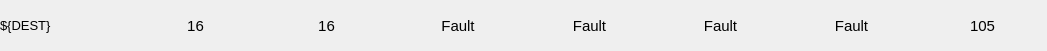
<?xml version="1.0" encoding="UTF-8"?>
<ui version="4.0">
 <class>Form</class>
 <widget class="QWidget" name="Form">
  <property name="geometry">
   <rect>
    <x>0</x>
    <y>0</y>
    <width>1047</width>
    <height>51</height>
   </rect>
  </property>
  <property name="minimumSize">
   <size>
    <width>407</width>
    <height>25</height>
   </size>
  </property>
  <property name="windowTitle">
   <string>Form</string>
  </property>
  <layout class="QHBoxLayout" name="horizontalLayout">
   <property name="spacing">
    <number>2</number>
   </property>
   <property name="leftMargin">
    <number>0</number>
   </property>
   <property name="topMargin">
    <number>0</number>
   </property>
   <property name="rightMargin">
    <number>0</number>
   </property>
   <property name="bottomMargin">
    <number>0</number>
   </property>
   <item>
    <widget class="QLabel" name="label">
     <property name="minimumSize">
      <size>
       <width>100</width>
       <height>0</height>
      </size>
     </property>
     <property name="font">
      <font>
       <pointsize>10</pointsize>
      </font>
     </property>
     <property name="text">
      <string>${DEST}</string>
     </property>
    </widget>
   </item>
   <item>
    <widget class="PyDMLabel" name="PyDMLabel_2">
     <property name="minimumSize">
      <size>
       <width>70</width>
       <height>0</height>
      </size>
     </property>
     <property name="maximumSize">
      <size>
       <width>16777215</width>
       <height>16777215</height>
      </size>
     </property>
     <property name="font">
      <font>
       <pointsize>11</pointsize>
      </font>
     </property>
     <property name="toolTip">
      <string/>
     </property>
     <property name="text">
      <string>16</string>
     </property>
     <property name="alignment">
      <set>Qt::AlignCenter</set>
     </property>
     <property name="alarmSensitiveContent" stdset="0">
      <bool>true</bool>
     </property>
     <property name="channel" stdset="0">
      <string>ca://${P}:${DEST}_BC_NUM</string>
     </property>
    </widget>
   </item>
   <item>
    <widget class="PyDMLabel" name="PyDMLabel_3">
     <property name="minimumSize">
      <size>
       <width>70</width>
       <height>0</height>
      </size>
     </property>
     <property name="maximumSize">
      <size>
       <width>16777215</width>
       <height>16777215</height>
      </size>
     </property>
     <property name="font">
      <font>
       <pointsize>11</pointsize>
      </font>
     </property>
     <property name="toolTip">
      <string/>
     </property>
     <property name="text">
      <string>16</string>
     </property>
     <property name="alignment">
      <set>Qt::AlignCenter</set>
     </property>
     <property name="alarmSensitiveContent" stdset="0">
      <bool>true</bool>
     </property>
     <property name="channel" stdset="0">
      <string>ca://${P}:${DEST}_TIMING_BC</string>
     </property>
    </widget>
   </item>
   <item>
    <widget class="PyDMLabel" name="PyDMLabel_4">
     <property name="minimumSize">
      <size>
       <width>70</width>
       <height>0</height>
      </size>
     </property>
     <property name="maximumSize">
      <size>
       <width>16777215</width>
       <height>16777215</height>
      </size>
     </property>
     <property name="font">
      <font>
       <pointsize>11</pointsize>
      </font>
     </property>
     <property name="toolTip">
      <string/>
     </property>
     <property name="text">
      <string>Fault</string>
     </property>
     <property name="alignment">
      <set>Qt::AlignCenter</set>
     </property>
     <property name="alarmSensitiveContent" stdset="0">
      <bool>true</bool>
     </property>
     <property name="channel" stdset="0">
      <string>ca://${P}:${DEST}_MPS_TIMING_FAULT</string>
     </property>
    </widget>
   </item>
   <item>
    <widget class="PyDMLabel" name="PyDMLabel_5">
     <property name="minimumSize">
      <size>
       <width>70</width>
       <height>0</height>
      </size>
     </property>
     <property name="maximumSize">
      <size>
       <width>16777215</width>
       <height>16777215</height>
      </size>
     </property>
     <property name="font">
      <font>
       <pointsize>11</pointsize>
      </font>
     </property>
     <property name="toolTip">
      <string/>
     </property>
     <property name="text">
      <string>Fault</string>
     </property>
     <property name="alignment">
      <set>Qt::AlignCenter</set>
     </property>
     <property name="alarmSensitiveContent" stdset="0">
      <bool>true</bool>
     </property>
     <property name="channel" stdset="0">
      <string>ca://${P}:${DEST}_MIN_SPACING_FAULT</string>
     </property>
    </widget>
   </item>
   <item>
    <widget class="PyDMLabel" name="PyDMLabel_7">
     <property name="minimumSize">
      <size>
       <width>70</width>
       <height>0</height>
      </size>
     </property>
     <property name="maximumSize">
      <size>
       <width>16777215</width>
       <height>16777215</height>
      </size>
     </property>
     <property name="font">
      <font>
       <pointsize>11</pointsize>
      </font>
     </property>
     <property name="toolTip">
      <string/>
     </property>
     <property name="text">
      <string>Fault</string>
     </property>
     <property name="alignment">
      <set>Qt::AlignCenter</set>
     </property>
     <property name="alarmSensitiveContent" stdset="0">
      <bool>true</bool>
     </property>
     <property name="channel" stdset="0">
      <string>ca://${P}:${DEST}_CHRG_INT_LOW_FAULT</string>
     </property>
    </widget>
   </item>
   <item>
    <widget class="PyDMLabel" name="PyDMLabel_8">
     <property name="minimumSize">
      <size>
       <width>70</width>
       <height>0</height>
      </size>
     </property>
     <property name="maximumSize">
      <size>
       <width>16777215</width>
       <height>16777215</height>
      </size>
     </property>
     <property name="font">
      <font>
       <pointsize>11</pointsize>
      </font>
     </property>
     <property name="toolTip">
      <string/>
     </property>
     <property name="text">
      <string>Fault</string>
     </property>
     <property name="alignment">
      <set>Qt::AlignCenter</set>
     </property>
     <property name="alarmSensitiveContent" stdset="0">
      <bool>true</bool>
     </property>
     <property name="channel" stdset="0">
      <string>ca://${P}:${DEST}_CHRG_INT_HIGH_FAULT</string>
     </property>
    </widget>
   </item>
   <item>
    <widget class="PyDMLabel" name="PyDMLabel_6">
     <property name="minimumSize">
      <size>
       <width>70</width>
       <height>0</height>
      </size>
     </property>
     <property name="maximumSize">
      <size>
       <width>16777215</width>
       <height>16777215</height>
      </size>
     </property>
     <property name="font">
      <font>
       <pointsize>11</pointsize>
      </font>
     </property>
     <property name="toolTip">
      <string/>
     </property>
     <property name="text">
      <string>105</string>
     </property>
     <property name="alignment">
      <set>Qt::AlignCenter</set>
     </property>
     <property name="alarmSensitiveContent" stdset="0">
      <bool>true</bool>
     </property>
     <property name="channel" stdset="0">
      <string>ca://${P}:${DEST}_BC_VIOLATION_CNT</string>
     </property>
    </widget>
   </item>
  </layout>
 </widget>
 <customwidgets>
  <customwidget>
   <class>PyDMLabel</class>
   <extends>QLabel</extends>
   <header>pydm.widgets.label</header>
  </customwidget>
 </customwidgets>
 <resources/>
 <connections/>
</ui>
